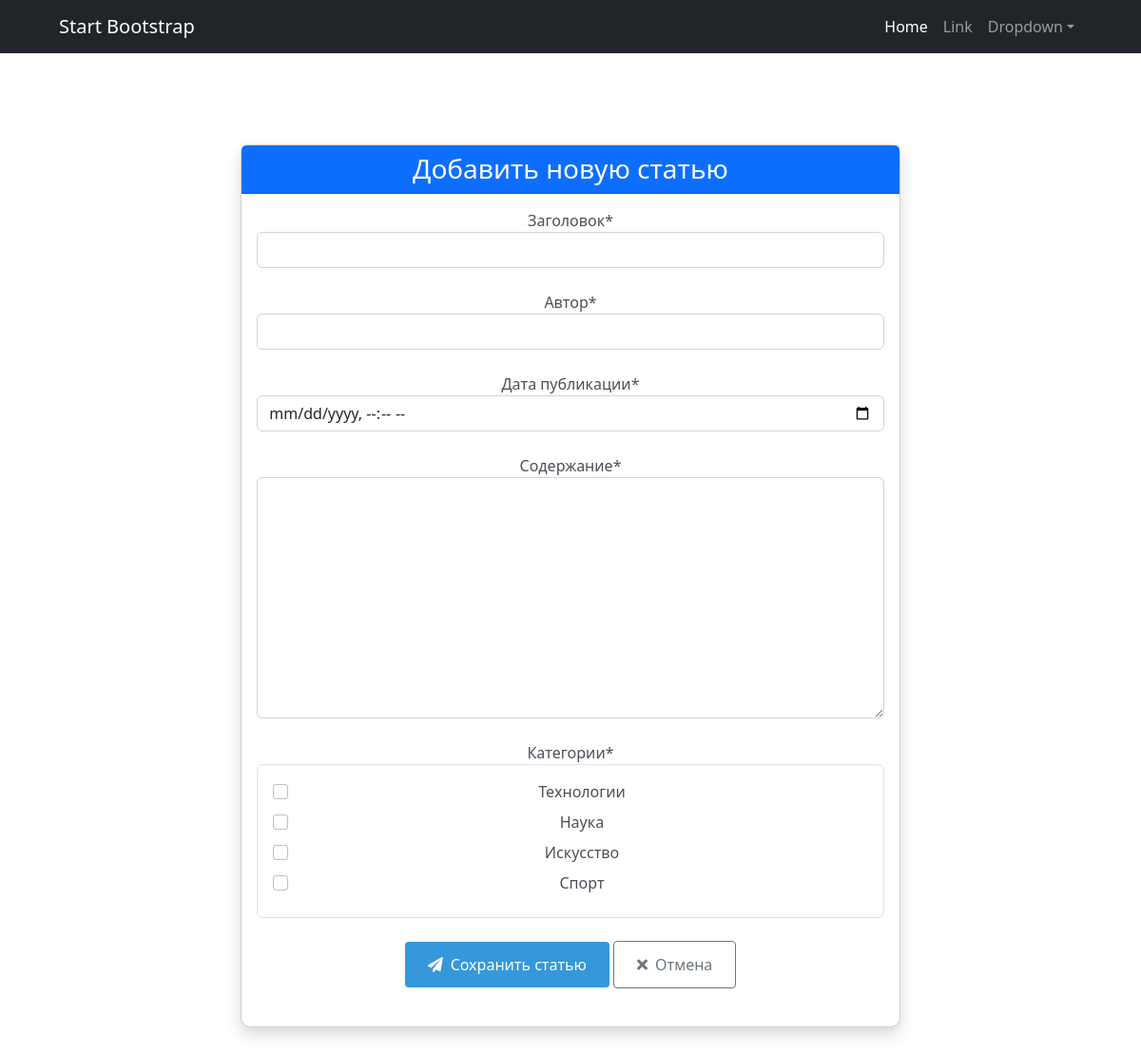
The app's page /articles/add/, older data.
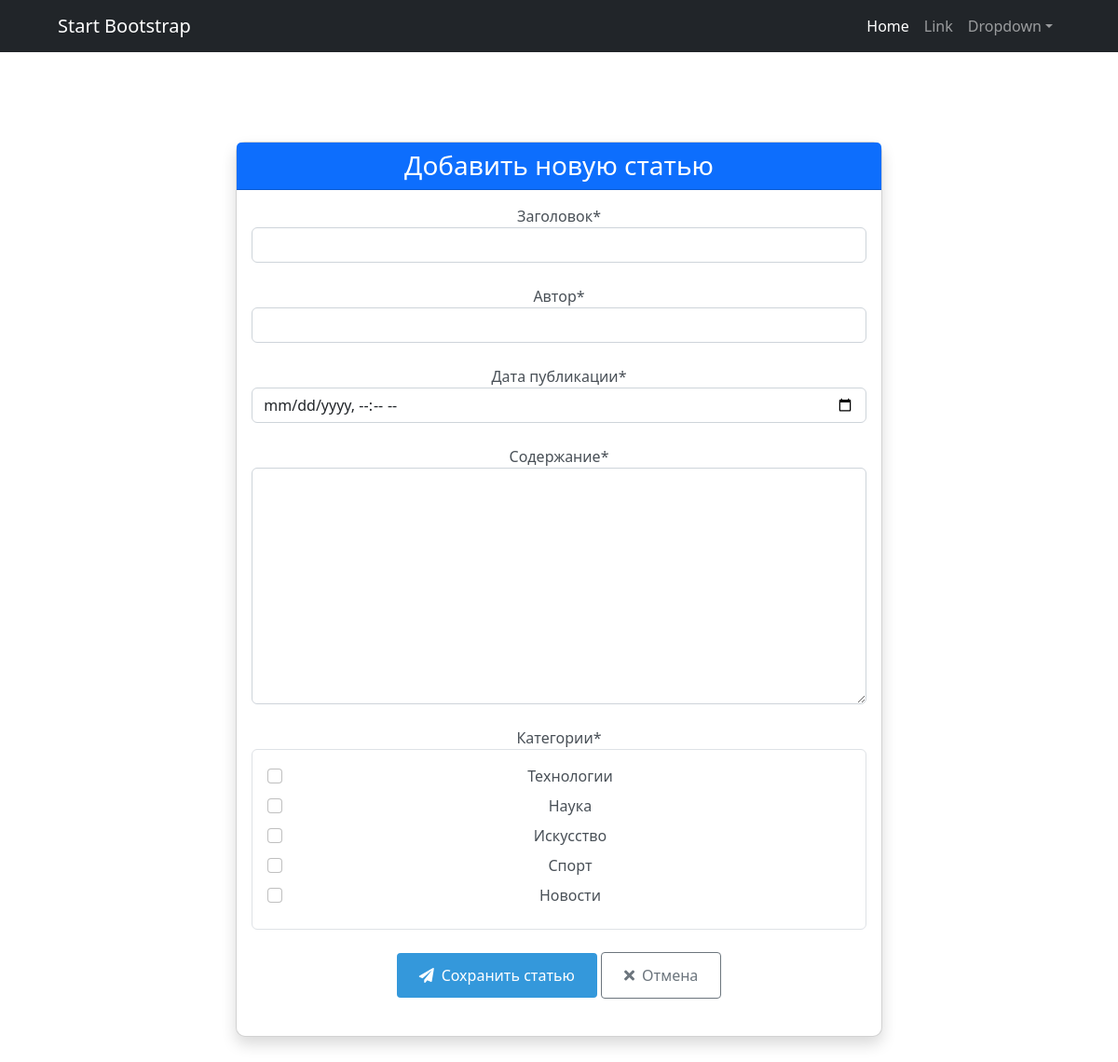
The same page, newer data.
### info/models.py (models this page shows, shortened)
class Category(models.Model):
    name = models.CharField(max_length=255, unique=True)
    subscribers = models.ManyToManyField(User, related_name='subscribed_categories', blank=True)

### info/views.py (the view)
# urls.py: path('articles/add/', create_article, name='create_article'),
def create_article(request):
    if request.method == "POST":
        form = ArticleForm(request.POST)
        if form.is_valid():
            article = form.save(commit=False)
            article.save()
            form.save_m2m()  # Важно для сохранения категорий
            return redirect('articles')
    else:
        form = ArticleForm(initial={'author': request.user})
    return render(request, 'article_create.html', {'form': form})

### info/forms.py
class ArticleForm(forms.ModelForm):
    categories = forms.ModelMultipleChoiceField(
        queryset=Category.objects.all(),
        widget=forms.CheckboxSelectMultiple(attrs={'class': 'category-checkbox'}),
        required=True,
        label="Категории"
    )
    class Meta:
        model = Article
        fields = ['title', 'content', 'pub_date', 'author', 'categories']
        widgets = {
            'title': forms.TextInput(attrs={
                'class': 'form-control',
                'placeholder': 'Введите заголовок статьи'
            }),
            'content': forms.Textarea(attrs={
                'class': 'form-control',
                'rows': 10,
                'placeholder': 'Содержание статьи'
            }),
            'pub_date': forms.DateTimeInput(attrs={
                'type': 'datetime-local',
                'class': 'form-control'
            }),
            'author': forms.Select(attrs={
                'class': 'form-control select2'
            })
        }

### templates/article_create.html (shortened to what the changed rows need)
{% extends 'default.html' %}
{% load static %}
{% block content %}
<div class="container py-5">
    <div class="row justify-content-center">
        <div class="col-md-8">
            <div class="card shadow">
                <div class="card-body">
                    <form method="post" id="article-form" novalidate>
                        <div class="form-group">
                            <div class="category-list border rounded p-3 {% if form.categories.errors %}border-danger{% endif %}">
                                {% for category in form.categories.field.queryset %}
                                <div class="form-check">
                                    <input class="form-check-input" type="checkbox"
                                           name="categories"
                                           value="{{ category.id }}"
                                           id="cat-{{ category.id }}"
                                           {% if category.id in form.categories.value|default_if_none:'' %}checked{% endif %}>
                                    <label class="form-check-label" for="cat-{{ category.id }}">
                                        {{ category.name }}
                                    </label>
                                </div>
                                {% endfor %}
                            </div>
                        </div>
                    </form>
                </div>
            </div>
        </div>
    </div>
</div>
<link rel="stylesheet" href="https://cdnjs.cloudflare.com/ajax/libs/font-awesome/5.15.4/css/all.min.css">
<link href="https://cdn.jsdelivr.net/npm/select2@4.1.0-rc.0/dist/css/select2.min.css" rel="stylesheet" />
{% endblock %}

Row changes from the older to the newer data that the page shows:
added Category: name "Новости"
